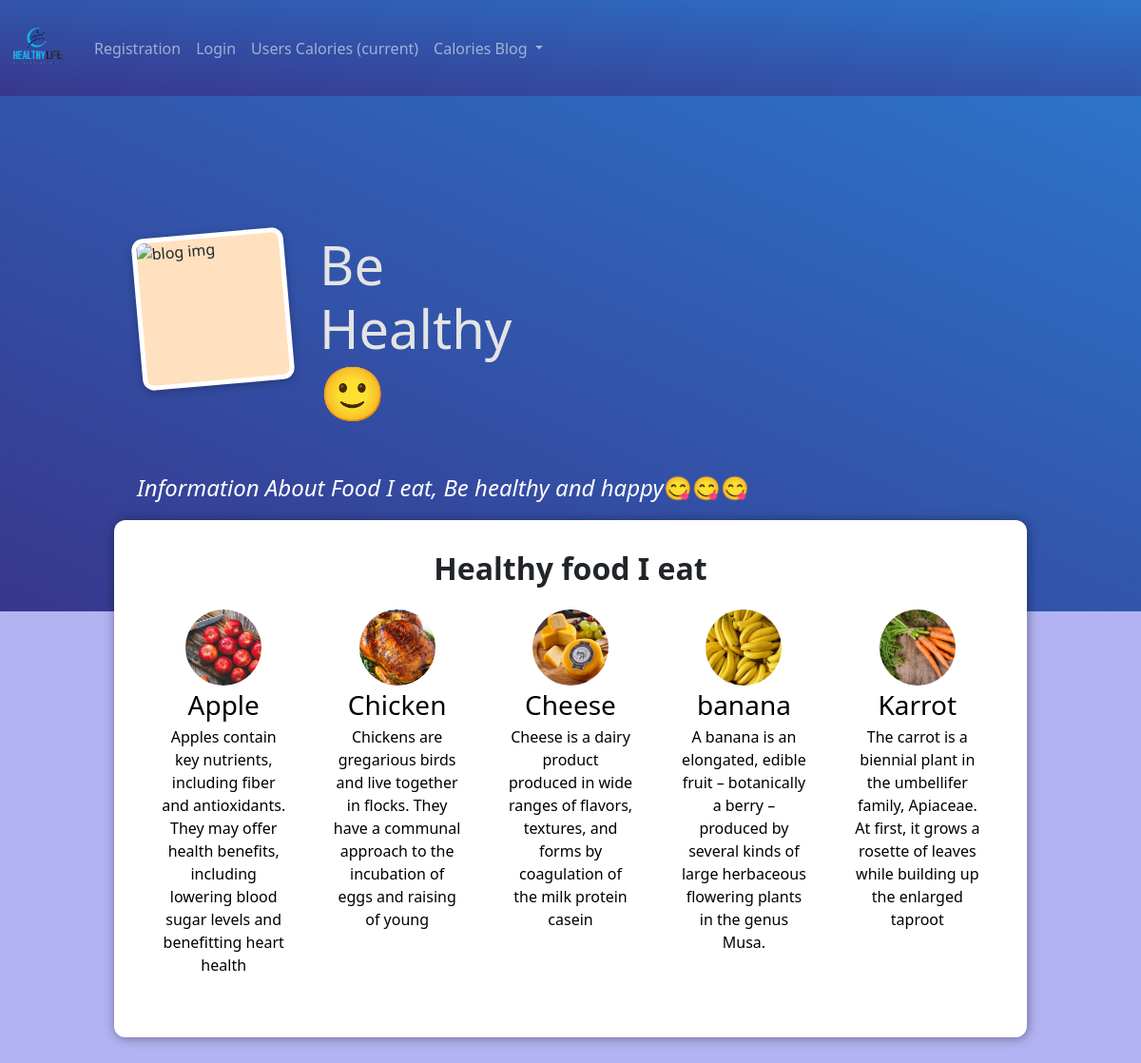
The page /calories_blog/ on the database as committed earlier.
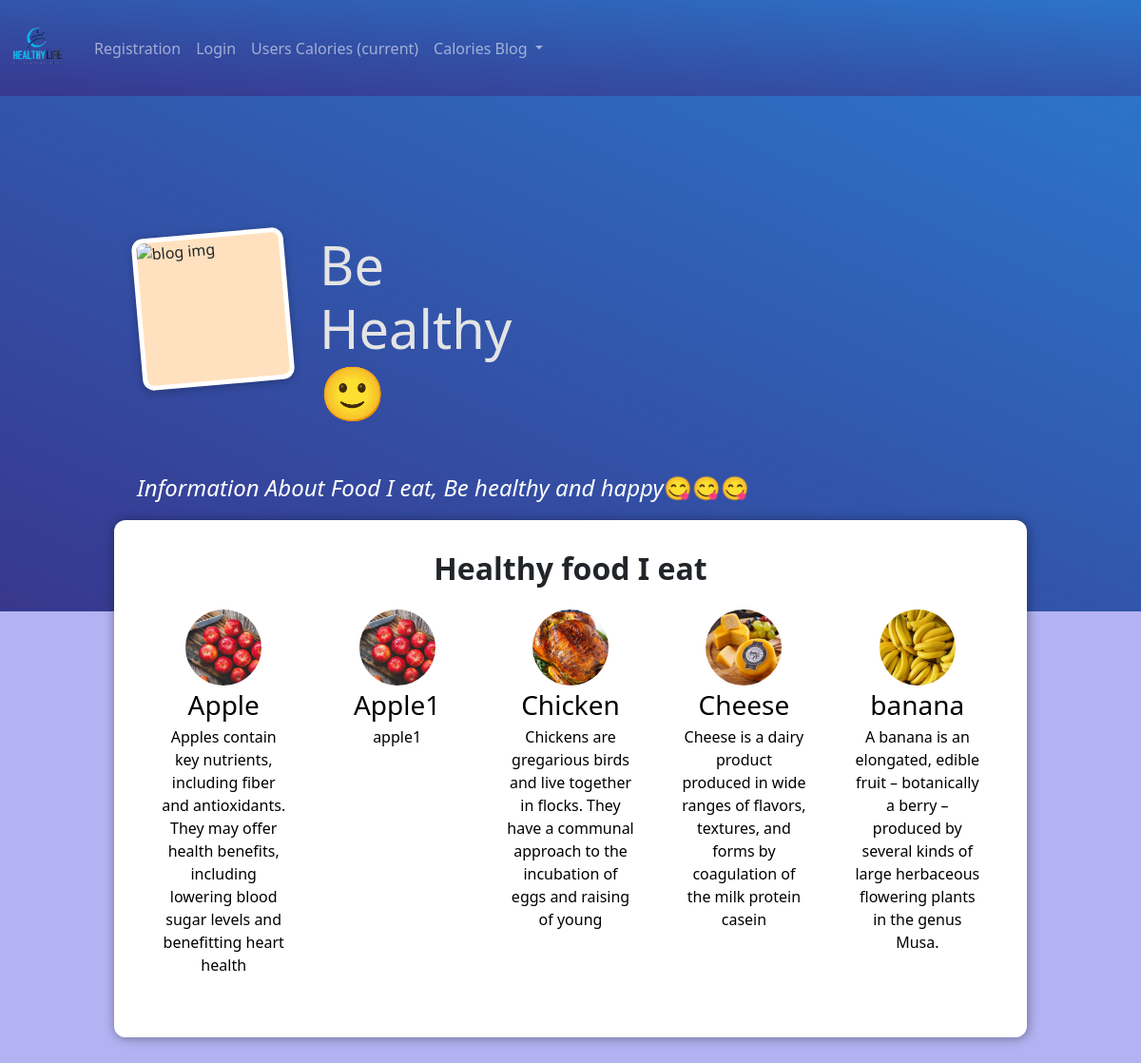
The same page on the database as committed later.
### calories_blog/models.py (models this page shows, shortened)
class Post(models.Model):
    title = models.CharField(max_length=200)
    excerpt = models.CharField(max_length=250)
    image = models.ImageField(upload_to="posts", null=True)
    date = models.DateField(auto_now=True)
    slug = models.SlugField(unique=True, db_index=True)
    content = models.TextField(validators=[MinLengthValidator(10)])
    author = models.ForeignKey(Author, on_delete=models.SET_NULL, null=True, related_name="posts")
    tags = models.ManyToManyField(Tag)

### calories_blog/views.py (the view)
# urls.py: path("calories_blog/", views.StartingPageView.as_view(), name="start_page_cal"),
class StartingPageView(ListView):
    template_name = "calories_blog/start_page_cal.html"
    model = Post
    ordering = ["-date"]
    context_object_name = "posts"  # default name lists
    paginate_by = 5
    def get_queryset(self):
        queryset = super().get_queryset()
        data = queryset[:5]
        return data

### calories_blog/templates/calories_blog/start_page_cal.html (shortened to what this page needs)
{% extends 'base.html' %}
{% load static %}
{% block css_files %}
  <link rel="stylesheet" href="{% static 'calories_blog/post.css' %}">
  <link rel="stylesheet" href="{% static 'calories_blog/start_page.css' %}">
{% endblock %}
{% block content %}
  <div>
  <section id="welcome">
    <header>
      <img src="{% static 'calories_blog/images/food_logo.jpg' %}" alt="blog img">
      <h2>Be Healthy 🙂</h2>
    </header>
    <p><i>Information About Food I eat, Be healthy and happy</i><strong>😋😋😋</strong></p>
  </section>
  <section id="latest-posts">
    <h2><strong>Healthy food I eat</strong></h2>
    <ul>
      {% for post in posts %}
      {% include "calories_blog/includes/post.html" %}
      {% endfor %}
    </ul>
  </section>
  </div>
{% endblock %}

### calories_blog/templates/calories_blog/includes/post.html
<li>
  <article class="post">
    <a href="{% url 'post-detail-page' post.slug %}">
      <img src="{{ post.image.url }}" alt="{{ post.title }}">
      <div class="post__content">
        <h3>{{ post.title }}</h3>
        <p>{{ post.excerpt }}</p>
      </div>
    </a>
  </article>
</li>

Rows that differ between the two databases and show on the page:
no longer on this page (row unchanged): Post: image (picture), title "Karrot", excerpt "The carrot is a biennial plant in the umbellifer family, Apiaceae. At first, it grows a rosette of leaves while building up the enlarged taproot"
added Post: image (picture), title "Apple1", excerpt "apple1"
